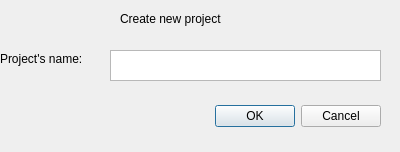
<?xml version="1.0" encoding="UTF-8"?>
<ui version="4.0">
 <class>ProjectForm</class>
 <widget class="QDialog" name="ProjectForm">
  <property name="geometry">
   <rect>
    <x>0</x>
    <y>0</y>
    <width>400</width>
    <height>152</height>
   </rect>
  </property>
  <property name="windowTitle">
   <string>Dialog</string>
  </property>
  <widget class="QDialogButtonBox" name="buttonBox">
   <property name="geometry">
    <rect>
     <x>40</x>
     <y>100</y>
     <width>341</width>
     <height>32</height>
    </rect>
   </property>
   <property name="orientation">
    <enum>Qt::Horizontal</enum>
   </property>
   <property name="standardButtons">
    <set>QDialogButtonBox::Cancel|QDialogButtonBox::Ok</set>
   </property>
  </widget>
  <widget class="QLabel" name="label">
   <property name="geometry">
    <rect>
     <x>120</x>
     <y>10</y>
     <width>141</width>
     <height>17</height>
    </rect>
   </property>
   <property name="text">
    <string>Create new project</string>
   </property>
  </widget>
  <widget class="QTextEdit" name="input_project_name">
   <property name="geometry">
    <rect>
     <x>110</x>
     <y>50</y>
     <width>271</width>
     <height>31</height>
    </rect>
   </property>
  </widget>
  <widget class="QLabel" name="label_2">
   <property name="geometry">
    <rect>
     <x>0</x>
     <y>50</y>
     <width>111</width>
     <height>17</height>
    </rect>
   </property>
   <property name="text">
    <string>Project's name: </string>
   </property>
  </widget>
 </widget>
 <resources/>
 <connections>
  <connection>
   <sender>buttonBox</sender>
   <signal>accepted()</signal>
   <receiver>ProjectForm</receiver>
   <slot>accept()</slot>
   <hints>
    <hint type="sourcelabel">
     <x>248</x>
     <y>254</y>
    </hint>
    <hint type="destinationlabel">
     <x>157</x>
     <y>274</y>
    </hint>
   </hints>
  </connection>
  <connection>
   <sender>buttonBox</sender>
   <signal>rejected()</signal>
   <receiver>ProjectForm</receiver>
   <slot>reject()</slot>
   <hints>
    <hint type="sourcelabel">
     <x>316</x>
     <y>260</y>
    </hint>
    <hint type="destinationlabel">
     <x>286</x>
     <y>274</y>
    </hint>
   </hints>
  </connection>
 </connections>
</ui>
